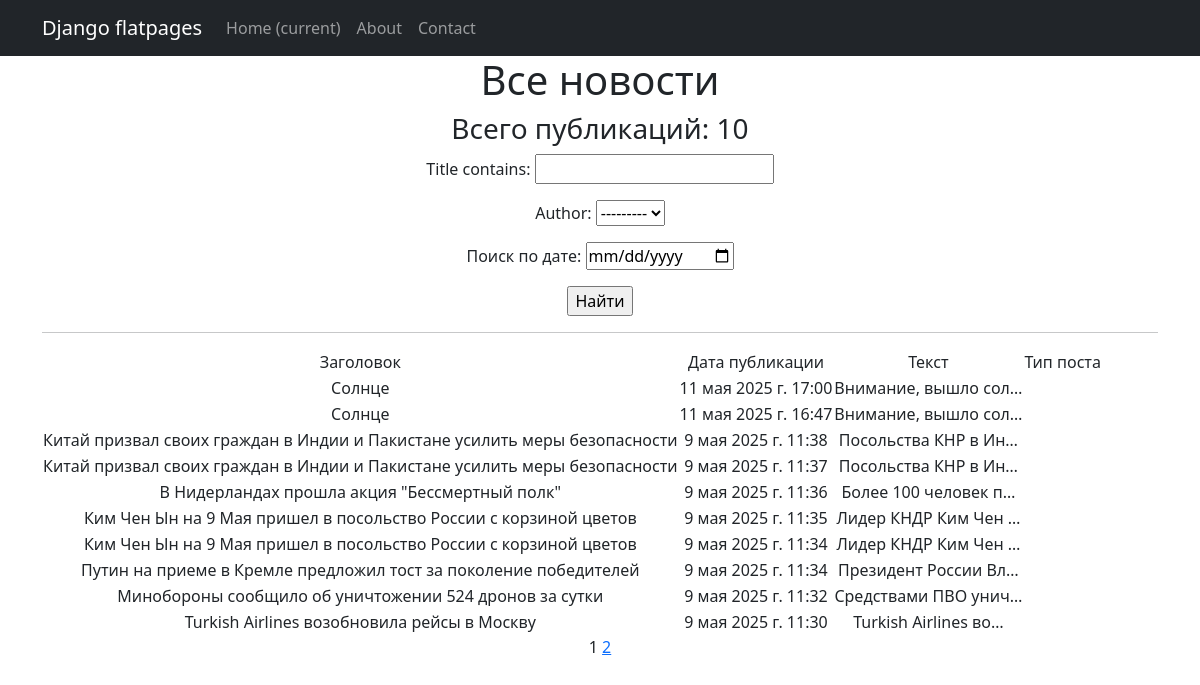
Page /news/ on the committed database.
### news/models.py (models this page shows, shortened)
class Post(models.Model):
    news = " NW"
    articles = "AR"
    POST_TYPES = [(news, "новость"), (articles, "статья")]
    author = models.ForeignKey(Author, on_delete= models.CASCADE)
    post_type = models.CharField(choices=POST_TYPES, max_length=3, default=news)
    date_in = models.DateTimeField(auto_now_add=True)
    category = models.ManyToManyField(Category, through='PostCategory')
    title = models.CharField(max_length=100)
    text = models.TextField()
    rating = models.IntegerField(default=0)

### news/views.py (the view)
# urls.py: path('', NewsList.as_view(), name='news_list'),
class NewsList(ListView):
    model = Post
    ordering = '-date_in'
    template_name = 'news.html'
    context_object_name = 'news'
    paginate_by = 10
    def get_queryset(self):
        queryset = super().get_queryset()
        self.filterset = PostFilter(self.request.GET, queryset)
        return self.filterset.qs
    def get_context_data(self, **kwargs):
        context = super().get_context_data(**kwargs)
        context['filterset'] = self.filterset
        return context

### news/models.py (called while the page is built)
    def __str__(self):
        return self.user.username

### templates/news.html (shortened to what this page needs)
{% extends 'flatpages/default.html' %}
{% load custom_filters %}
{% load custom_tags %}
{% block content %}
   <h1>Все новости</h1>
<h3>Всего публикаций: {{ news|length }}</h3>
   <form action="" method="get">
       {{ filterset.form.as_p }}
       <input type="submit" value="Найти" />
   </form>
   <hr>
   {% if news %}
       <table>
           <tr>
               <td>Заголовок</td>
               <td>Дата публикации</td>
               <td>Текст</td>
               <td>Тип поста</td>
           </tr>
           {% for new in news %}
           <tr>
               <td>{{ new.title }}</td>
               <td>{{ new.date_in }}</td>
               <td>{{ new.text|truncatechars:20 }}</td>
               <td>{{ new.new_type }}</td>
           </tr>
           {% endfor %}
       </table>
   {% else %}
       <h2>Новостей нет</h2>
   {% endif %}
   {{ page_obj.number }}
   {% if page_obj.has_next %}
       <a href="?page={{ page_obj.next_page_number }}">{{ page_obj.next_page_number }}</a>
   {% endif %}
{% endblock content %}

### templates/flatpages/default.html (shortened to what this page needs)
<!DOCTYPE html>
<html lang="en">
    <head>
        {% load static %}
        <link href="{% static 'css/styles.css' %}" rel="stylesheet" />
    </head>
    <body>
       <nav class="navbar navbar-expand-lg navbar-dark bg-dark static-top">
   <div class="container">
       <a class="navbar-brand" href="#">Django flatpages</a>
       <div class="collapse navbar-collapse" id="navbarResponsive">
           <ul class="navbar-nav ml-auto">
               <li class="nav-item active">
                   <a class="nav-link" href="#">Home
                       <span class="sr-only">(current)</span>
                   </a>
               </li>
               <li class="nav-item">
                   <a class="nav-link" href="/about/">About</a>
               </li>
               <li class="nav-item">
                   <a class="nav-link" href="/contacts/">Contact</a>
               </li>
           </ul>
       </div>
   </div>
</nav>
        <div class="container">
   <div class="row">
       <div class="col-lg-12 text-center">
           {% block content %}{% endblock content %}
       </div>
   </div>
</div>
    </body>
</html>

### rows in the picture
Post: title "Солнце", date_in "11 мая 2025 г. 17:00", text "Внимание, вышло сол…"
Post: title "Солнце", date_in "11 мая 2025 г. 16:47", text "Внимание, вышло сол…"
Post: title "Китай призвал своих граждан в Индии и Пакистане усилить меры безопасности", date_in "9 мая 2025 г. 11:38", text "Посольства КНР в Ин…"
Post: title "Китай призвал своих граждан в Индии и Пакистане усилить меры безопасности", date_in "9 мая 2025 г. 11:37", text "Посольства КНР в Ин…"
Post: title "В Нидерландах прошла акция \"Бессмертный полк\"", date_in "9 мая 2025 г. 11:36", text "Более 100 человек п…"
Post: title "Ким Чен Ын на 9 Мая пришел в посольство России с корзиной цветов", date_in "9 мая 2025 г. 11:35", text "Лидер КНДР Ким Чен …"
Post: title "Ким Чен Ын на 9 Мая пришел в посольство России с корзиной цветов", date_in "9 мая 2025 г. 11:34", text "Лидер КНДР Ким Чен …"
Post: title "Путин на приеме в Кремле предложил тост за поколение победителей", date_in "9 мая 2025 г. 11:34", text "Президент России Вл…"
Post: title "Минобороны сообщило об уничтожении 524 дронов за сутки", date_in "9 мая 2025 г. 11:32", text "Средствами ПВО унич…"
Post: title "Turkish Airlines возобновила рейсы в Москву", date_in "9 мая 2025 г. 11:30", text "Turkish Airlines во…"

### other values in the picture
{{ news|length }} "10"
{{ page_obj.number }} "1"
{{ page_obj.next_page_number }} "2"
